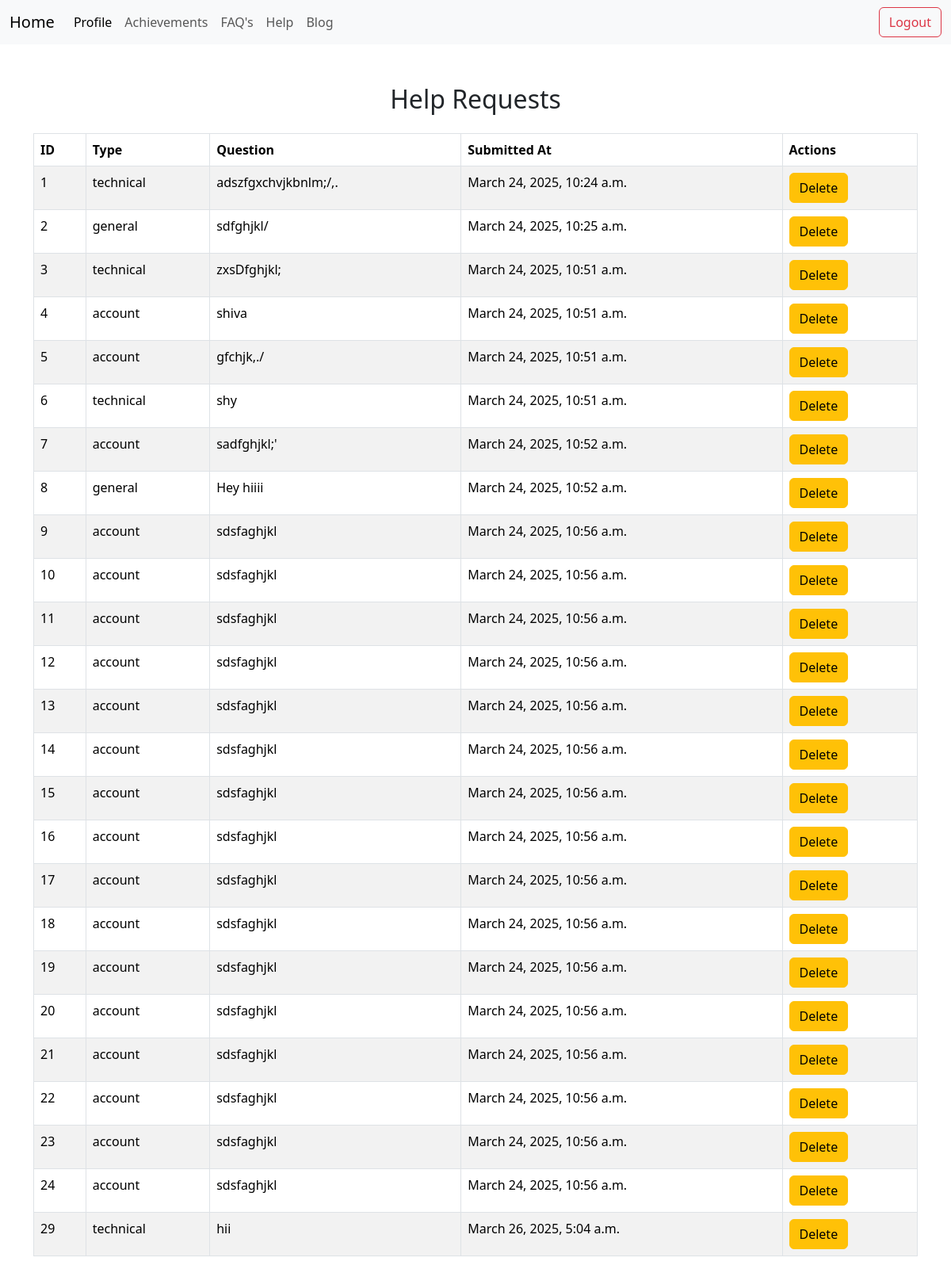
Page /helpRequest/ on the committed database.
### myapp/models.py (models this page shows, shortened)
class HelpRequest(models.Model):
    HELP_TYPE_CHOICES = [
        ('technical', 'Technical Support'),
        ('account', 'Account Issues'),
        ('general', 'General Inquiry'),
    ]
    help_type = models.CharField(max_length=20,choices=HELP_TYPE_CHOICES)
    question = models.TextField()
    created_at = models.DateTimeField(auto_now_add=True)

### myapp/views.py (the view)
# urls.py: path('helpRequest/',helpRequest,name='helpRequest'),
def helpRequest(request):
    helpRequests = HelpRequest.objects.all()
    if request.method == 'POST':
        help_type = request.POST.get('help_type')
        question = request.POST.get('question')
        help_request = HelpRequest.objects.create(help_type=help_type, question=question)
        help_request.save()
        return redirect('home')
    return render(request, 'help.html', {'helpRequests': helpRequests})

### bootstrap/myapp/templates/help.html (shortened to what this page needs)
{% extends "base.html" %}
{% load static %}
{% block helpRequest %}
    <div class="container" style="margin-top: 50px;">
        <h2 class="text-center mb-4">Help Requests</h2>
        <table class="table table-bordered table-striped">
            <thead>
                <tr>
                    <th>ID</th>
                    <th>Type</th>
                    <th>Question</th>
                    <th>Submitted At</th>
                    <th>Actions</th>
                </tr>
            </thead>
            <tbody>
                {% for helpRequest in helpRequests %}
                    <tr>
                        <td>{{ helpRequest.id }}</td>
                        <td>{{ helpRequest.help_type }}</td>
                        <td>{{ helpRequest.question }}</td>
                        <td>{{ helpRequest.created_at }}</td>
                        <td>
                            <a href="{% url 'delete_help_request' helpRequest.id %}" class="btn btn-warning">Delete</a>
                    </tr>
                {% empty %}
                    <tr>
                        <td colspan="4" class="text-center">No help requests found</td>
                    </tr>
                {% endfor %}
            </tbody>
        </table>
    </div>
{% endblock %}

### rows in the picture
HelpRequest: id "1", help_type "technical", question "adszfgxchvjkbnlm;/,.", created_at "March 24, 2025, 10:24 a.m."
HelpRequest: id "2", help_type "general", question "sdfghjkl/", created_at "March 24, 2025, 10:25 a.m."
HelpRequest: id "3", help_type "technical", question "zxsDfghjkl;", created_at "March 24, 2025, 10:51 a.m."
HelpRequest: id "4", help_type "account", question "shiva", created_at "March 24, 2025, 10:51 a.m."
HelpRequest: id "5", help_type "account", question "gfchjk,./", created_at "March 24, 2025, 10:51 a.m."
HelpRequest: id "6", help_type "technical", question "shy", created_at "March 24, 2025, 10:51 a.m."
HelpRequest: id "7", help_type "account", question "sadfghjkl;'", created_at "March 24, 2025, 10:52 a.m."
HelpRequest: id "8", help_type "general", question "Hey hiiii", created_at "March 24, 2025, 10:52 a.m."
HelpRequest: id "9", help_type "account", question "sdsfaghjkl", created_at "March 24, 2025, 10:56 a.m."
HelpRequest: id "10", help_type "account", question "sdsfaghjkl", created_at "March 24, 2025, 10:56 a.m."
HelpRequest: id "11", help_type "account", question "sdsfaghjkl", created_at "March 24, 2025, 10:56 a.m."
HelpRequest: id "12", help_type "account", question "sdsfaghjkl", created_at "March 24, 2025, 10:56 a.m."
HelpRequest: id "13", help_type "account", question "sdsfaghjkl", created_at "March 24, 2025, 10:56 a.m."
HelpRequest: id "14", help_type "account", question "sdsfaghjkl", created_at "March 24, 2025, 10:56 a.m."
HelpRequest: id "15", help_type "account", question "sdsfaghjkl", created_at "March 24, 2025, 10:56 a.m."
HelpRequest: id "16", help_type "account", question "sdsfaghjkl", created_at "March 24, 2025, 10:56 a.m."
HelpRequest: id "17", help_type "account", question "sdsfaghjkl", created_at "March 24, 2025, 10:56 a.m."
HelpRequest: id "18", help_type "account", question "sdsfaghjkl", created_at "March 24, 2025, 10:56 a.m."
HelpRequest: id "19", help_type "account", question "sdsfaghjkl", created_at "March 24, 2025, 10:56 a.m."
HelpRequest: id "20", help_type "account", question "sdsfaghjkl", created_at "March 24, 2025, 10:56 a.m."
HelpRequest: id "21", help_type "account", question "sdsfaghjkl", created_at "March 24, 2025, 10:56 a.m."
HelpRequest: id "22", help_type "account", question "sdsfaghjkl", created_at "March 24, 2025, 10:56 a.m."
HelpRequest: id "23", help_type "account", question "sdsfaghjkl", created_at "March 24, 2025, 10:56 a.m."
HelpRequest: id "24", help_type "account", question "sdsfaghjkl", created_at "March 24, 2025, 10:56 a.m."
HelpRequest: id "29", help_type "technical", question "hii", created_at "March 26, 2025, 5:04 a.m."
